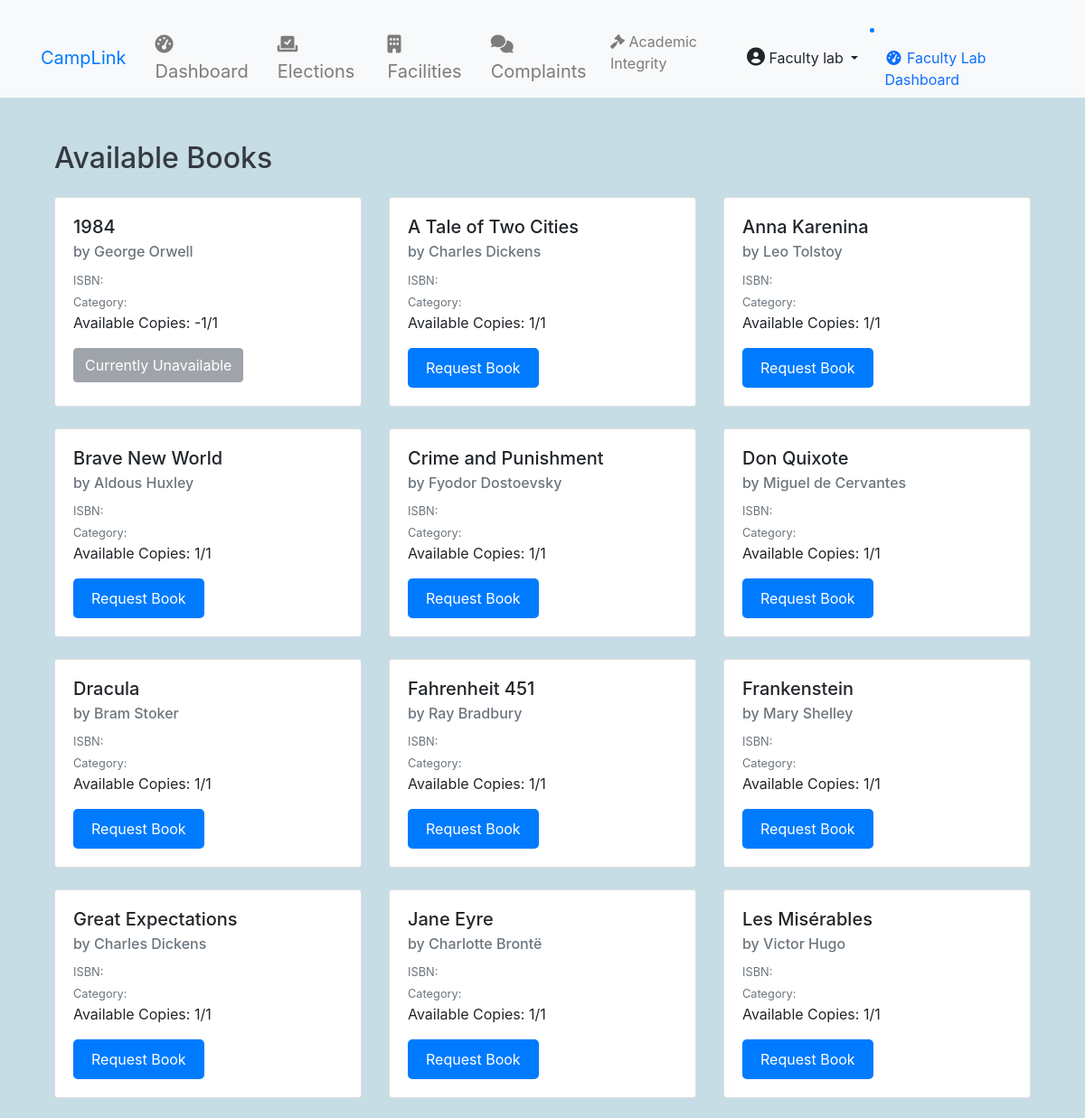
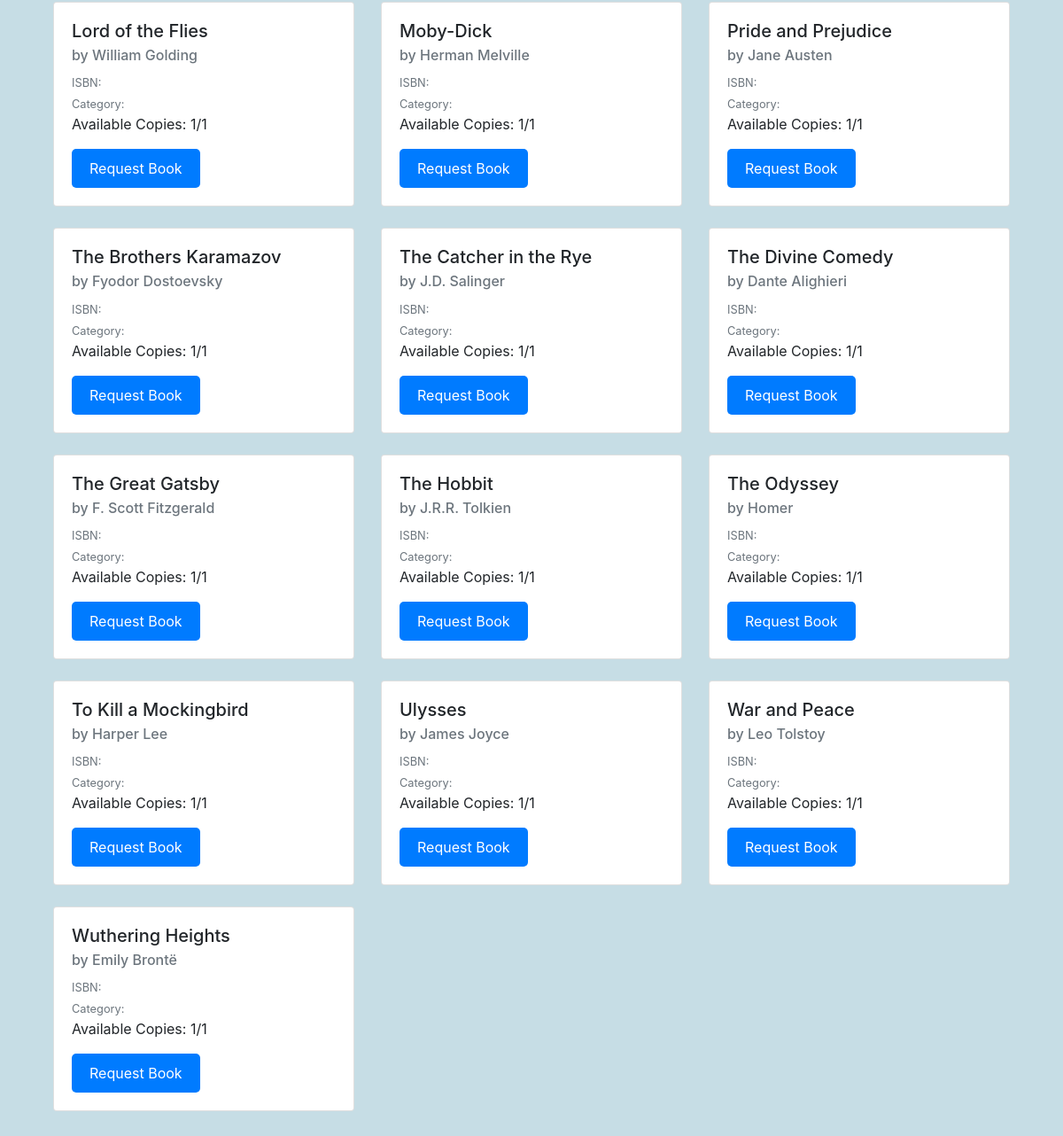
The app's page /facilities/books/ (signed in) with its own data (2 pictures, top to bottom).
### accounts/models.py (models this page shows, shortened)
class User(AbstractUser):
    ROLE_CHOICES = (
        ('student', 'Student'),
        ('faculty', 'Faculty'),
        ('admin', 'Admin'),
    )
    DEPARTMENT_CHOICES = (
        ('CSE', 'Computer Science'),
        ('ECE', 'Electronics'),
        ('ME', 'Mechanical'),
        ('CE', 'Civil'),
    )
    DIVISION_CHOICES = (
        ('A', 'Division A'),
        ('B', 'Division B'),
        ('C', 'Division C'),
    )
    CLASS_YEAR_CHOICES = (
        ('1', 'First Year'),
        ('2', 'Second Year'),
        ('3', 'Third Year'),
        ('4', 'Fourth Year'),
    )
    role = models.CharField(max_length=20, choices=ROLE_CHOICES)
    department = models.CharField(max_length=50, choices=DEPARTMENT_CHOICES)
    division = models.CharField(max_length=1, choices=DIVISION_CHOICES, blank=True, null=True)
    class_year = models.CharField(max_length=1, choices=CLASS_YEAR_CHOICES, blank=True, null=True)
    profile_picture = models.ImageField(upload_to='profile_pics/', blank=True, null=True)
    student_id = models.CharField(max_length=20, blank=True, null=True)
    phone = models.CharField(max_length=15)
    bio = models.TextField(max_length=500, blank=True)
    date_of_birth = models.DateField(null=True, blank=True)
    address = models.TextField(blank=True)
    linkedin_profile = models.URLField(max_length=200, blank=True)
    github_profile = models.URLField(max_length=200, blank=True)
    emergency_contact = models.CharField(max_length=15, blank=True)
    prn = models.CharField(max_length=20, unique=True, null=True, blank=True)
    groups = models.ManyToManyField(
        'auth.Group',
        related_name='custom_user_set',
        blank=True,
        help_text='The groups this user belongs to.',
        verbose_name='groups',
    )
    user_permissions = models.ManyToManyField(
        'auth.Permission',
        related_name='custom_user_set',
        blank=True,
        help_text='Specific permissions for this user.',
        verbose_name='user permissions',
    )
    health_requests = models.TextField(blank=True)  # Field to store health requests
    leave_requests = models.TextField(blank=True)    # Field to store leave requests
    def get_full_name(self):
        return f"{self.first_name} {self.last_name}".strip()

### facilities/models.py (models this page shows, shortened)
class Book(models.Model):
    title = models.CharField(max_length=200)
    author = models.CharField(max_length=200)
    publication_year = models.IntegerField(null=True, blank=True)
    publisher = models.CharField(max_length=200, blank=True)
    book_link = models.URLField(max_length=500, null=True, blank=True)
    available_copies = models.IntegerField(default=1)
    total_copies = models.IntegerField(default=1)
    @property
    def is_available(self):
        return self.available_copies > 0

### facilities/views.py (the view)
# urls.py: path('books/', views.book_list, name='book_list'),
@login_required
def book_list(request):
    books = Book.objects.all().order_by('title')
    return render(request, 'facilities/book_list.html', {'books': books})

### facilities/templates/facilities/book_list.html (shortened to what this page needs)
{% extends 'base.html' %}
{% block content %}
<div class="container py-4">
    <h2 class="mb-4">Available Books</h2>
    <div class="row">
        {% for book in books %}
        <div class="col-md-4 mb-4">
            <div class="card h-100">
                <div class="card-body">
                    <h5 class="card-title">{{ book.title }}</h5>
                    <h6 class="card-subtitle mb-2 text-muted">by {{ book.author }}</h6>
                    <p class="card-text">
                        <small class="text-muted">ISBN: {{ book.isbn }}</small><br>
                        <small class="text-muted">Category: {{ book.category }}</small><br>
                        Available Copies: {{ book.available_copies }}/{{ book.total_copies }}
                    </p>
                    {% if book.is_available %}
                    <a href="{% url 'facilities:request_book' book.id %}" class="btn btn-primary">
                        Request Book
                    </a>
                    {% else %}
                    <button class="btn btn-secondary" disabled>Currently Unavailable</button>
                    {% endif %}
                </div>
            </div>
        </div>
        {% empty %}
        <div class="col-12">
            <p class="text-center">No books available.</p>
        </div>
        {% endfor %}
    </div>
</div>
{% endblock %}

### templates/base.html (shortened to what this page needs)
{% load static %}
<!DOCTYPE html>
<html lang="en">
<head>
    <link href="https://cdn.jsdelivr.net/npm/bootstrap@5.1.3/dist/css/bootstrap.min.css" rel="stylesheet">
    <link href="https://stackpath.bootstrapcdn.com/bootstrap/4.5.2/css/bootstrap.min.css" rel="stylesheet">
    <link rel="stylesheet" href="{% static 'css/styles.css' %}">
    <link rel="stylesheet" href="https://cdnjs.cloudflare.com/ajax/libs/font-awesome/6.0.0-beta3/css/all.min.css">
    <link rel="stylesheet" href="https://cdnjs.cloudflare.com/ajax/libs/sweetalert/1.1.3/sweetalert.min.css">
</head>
<body>
    <nav class="navbar navbar-expand-lg navbar-light bg-light py-0">
        <div class="container">
            <a class="navbar-brand text-primary" href="{% url 'accounts:dashboard' %}">CampLink</a>
            <div class="collapse navbar-collapse" id="navbarNav">
                {% if user.is_authenticated %}
                    <ul class="navbar-nav mx-auto">
                        <li class="nav-item mx-2">
                            <a class="nav-link fs-5" href="{% url 'accounts:dashboard' %}">
                                <i class="fas fa-tachometer-alt"></i> Dashboard
                            </a>
                        </li>
                        <li class="nav-item mx-2">
                            <a class="nav-link fs-5" href="{% url 'elections:election_list' %}">
                                <i class="fas fa-vote-yea"></i> Elections
                            </a>
                        </li>
                        <li class="nav-item mx-2">
                            <a class="nav-link fs-5" href="{% url 'facilities:facility_list' %}">
                                <i class="fas fa-building"></i> Facilities
                            </a>
                        </li>
                        <li class="nav-item mx-2">
                            <a class="nav-link fs-5" href="{% url 'complaints:list' %}">
                                <i class="fas fa-comments"></i> Complaints
                            </a>
                        </li>
                        <li class="nav-item">
                            <a class="nav-link" href="{% url 'academic_integrity:case_list' %}">
                                <i class="fas fa-gavel"></i> Academic Integrity
                            </a>
                        </li>
                    </ul>
                    <ul class="navbar-nav">
                        <li class="nav-item dropdown">
                            <a class="btn btn-light dropdown-toggle" href="#" id="navbarDropdown" role="button" data-bs-toggle="dropdown" aria-expanded="false">
                                <i class="fas fa-user-circle" style="font-size: 20px;"></i> {{ user.get_full_name|default:user.username }}
                            </a>
                        </li>
                    </ul>
                    {% if user.is_authenticated and user.role == 'admin' %}
                        <li class="nav-item">
                            <a class="nav-link" href="{% url 'accounts:admin_dashboard' %}">
                                <i class="fas fa-fw fa-tachometer-alt"></i>
                                <span>Admin Dashboard</span>
                            </a>
                        </li>
                    {% elif user.is_authenticated and user.role == 'faculty-lab' %}
                        <li class="nav-item">
                            <a class="nav-link" href="{% url 'accounts:faculty_lab_dashboard' %}">
                                <i class="fas fa-fw fa-tachometer-alt"></i>
                                <span>Faculty Lab Dashboard</span>
                            </a>
                        </li>
                    {% endif %}
                {% endif %}
            </div>
        </div>
    </nav>
    <div class="container mt-4">
        {% block content %}{% endblock %}
    </div>
</body>
</html>

### static/css/styles.css (style rules this page uses)
body { background-color: #c6dde5; }
.navbar { background: rgba(255, 255, 255, 0.695); backdrop-filter: blur(10px); color: #007bff; position: relative; z-index: 1000; }
h2, h3 { color: #343a40; }
.card { transition: transform 0.2s; }
.btn-primary { background-color: #007bff; border-color: #007bff; }
.container { margin-top: 20px; }
.btn-primary { background-color: #007bff; border: none; border-radius: 5px; padding: 10px 20px; transition: background-color 0.3s, transform 0.2s; }
.card-body { padding: 20px; }
.row { margin-bottom: 15px; }

### records on screen
User: get_full_name "Faculty lab"
Book: title "1984", author "George Orwell", available_copies "-1", total_copies "1", shows "Currently Unavailable"
Book: title "A Tale of Two Cities", author "Charles Dickens", available_copies "1", total_copies "1", shows "Request Book"
Book: title "Anna Karenina", author "Leo Tolstoy", available_copies "1", total_copies "1", shows "Request Book"
Book: title "Brave New World", author "Aldous Huxley", available_copies "1", total_copies "1", shows "Request Book"
Book: title "Crime and Punishment", author "Fyodor Dostoevsky", available_copies "1", total_copies "1", shows "Request Book"
Book: title "Don Quixote", author "Miguel de Cervantes", available_copies "1", total_copies "1", shows "Request Book"
Book: title "Dracula", author "Bram Stoker", available_copies "1", total_copies "1", shows "Request Book"
Book: title "Fahrenheit 451", author "Ray Bradbury", available_copies "1", total_copies "1", shows "Request Book"
Book: title "Frankenstein", author "Mary Shelley", available_copies "1", total_copies "1", shows "Request Book"
Book: title "Great Expectations", author "Charles Dickens", available_copies "1", total_copies "1", shows "Request Book"
Book: title "Jane Eyre", author "Charlotte Brontë", available_copies "1", total_copies "1", shows "Request Book"
Book: title "Les Misérables", author "Victor Hugo", available_copies "1", total_copies "1", shows "Request Book"
Book: title "Lord of the Flies", author "William Golding", available_copies "1", total_copies "1", shows "Request Book"
Book: title "Moby-Dick", author "Herman Melville", available_copies "1", total_copies "1", shows "Request Book"
Book: title "Pride and Prejudice", author "Jane Austen", available_copies "1", total_copies "1", shows "Request Book"
Book: title "The Brothers Karamazov", author "Fyodor Dostoevsky", available_copies "1", total_copies "1", shows "Request Book"
Book: title "The Catcher in the Rye", author "J.D. Salinger", available_copies "1", total_copies "1", shows "Request Book"
Book: title "The Divine Comedy", author "Dante Alighieri", available_copies "1", total_copies "1", shows "Request Book"
Book: title "The Great Gatsby", author "F. Scott Fitzgerald", available_copies "1", total_copies "1", shows "Request Book"
Book: title "The Hobbit", author "J.R.R. Tolkien", available_copies "1", total_copies "1", shows "Request Book"
Book: title "The Odyssey", author "Homer", available_copies "1", total_copies "1", shows "Request Book"
Book: title "To Kill a Mockingbird", author "Harper Lee", available_copies "1", total_copies "1", shows "Request Book"
Book: title "Ulysses", author "James Joyce", available_copies "1", total_copies "1", shows "Request Book"
Book: title "War and Peace", author "Leo Tolstoy", available_copies "1", total_copies "1", shows "Request Book"
Book: title "Wuthering Heights", author "Emily Brontë", available_copies "1", total_copies "1", shows "Request Book"
